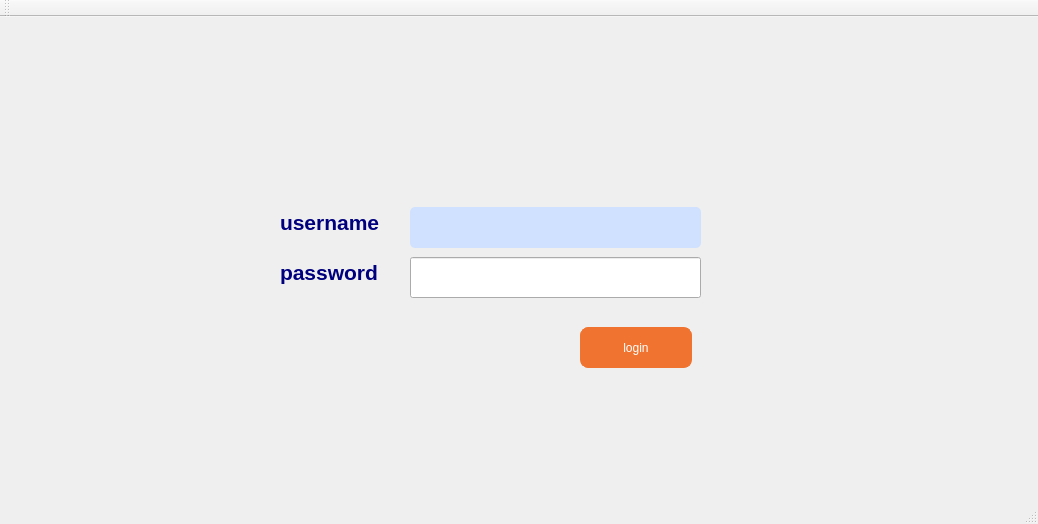
<?xml version="1.0" encoding="UTF-8"?>
<ui version="4.0">
 <class>MainWindow</class>
 <widget class="QMainWindow" name="MainWindow">
  <property name="geometry">
   <rect>
    <x>0</x>
    <y>0</y>
    <width>1038</width>
    <height>524</height>
   </rect>
  </property>
  <property name="windowTitle">
   <string>Gestion des Clients</string>
  </property>
  <widget class="QWidget" name="centralWidget">
   <widget class="QLineEdit" name="lineEdit_username">
    <property name="geometry">
     <rect>
      <x>410</x>
      <y>190</y>
      <width>291</width>
      <height>41</height>
     </rect>
    </property>
    <property name="styleSheet">
     <string notr="true">QLineEdit {
	background-color: rgb(208, 225, 255);
padding: 5px;
border-radius: 5px;


}

</string>
    </property>
   </widget>
   <widget class="QLabel" name="label">
    <property name="geometry">
     <rect>
      <x>280</x>
      <y>180</y>
      <width>111</width>
      <height>51</height>
     </rect>
    </property>
    <property name="styleSheet">
     <string notr="true">color: rgb(0, 0, 127);</string>
    </property>
    <property name="text">
     <string>&lt;html&gt;&lt;head/&gt;&lt;body&gt;&lt;p&gt;&lt;span style=&quot; font-size:16pt; font-weight:600;&quot;&gt;username&lt;/span&gt;&lt;/p&gt;&lt;/body&gt;&lt;/html&gt;</string>
    </property>
   </widget>
   <widget class="QLineEdit" name="lineEdit_mdp">
    <property name="geometry">
     <rect>
      <x>410</x>
      <y>240</y>
      <width>291</width>
      <height>41</height>
     </rect>
    </property>
    <property name="styleSheet">
     <string notr="true">QLineEdit {
	background-color: rgb(208, 225, 255);
padding: 5px;
border-radius: 5px;
 QLineEdit[readOnly=&quot;true&quot;] { color: gray }

}
</string>
    </property>
    <property name="echoMode">
     <enum>QLineEdit::Password</enum>
    </property>
   </widget>
   <widget class="QLabel" name="label_5">
    <property name="geometry">
     <rect>
      <x>280</x>
      <y>240</y>
      <width>101</width>
      <height>31</height>
     </rect>
    </property>
    <property name="maximumSize">
     <size>
      <width>101</width>
      <height>31</height>
     </size>
    </property>
    <property name="styleSheet">
     <string notr="true">color: rgb(0, 0, 127);</string>
    </property>
    <property name="text">
     <string>&lt;html&gt;&lt;head/&gt;&lt;body&gt;&lt;p&gt;&lt;span style=&quot; font-size:16pt; font-weight:600;&quot;&gt;password&lt;/span&gt;&lt;/p&gt;&lt;/body&gt;&lt;/html&gt;</string>
    </property>
   </widget>
   <widget class="QPushButton" name="pushButton_login">
    <property name="geometry">
     <rect>
      <x>580</x>
      <y>310</y>
      <width>112</width>
      <height>41</height>
     </rect>
    </property>
    <property name="styleSheet">
     <string notr="true">QPushButton {
	font: 15pt &quot;Tw Cen MT Condensed Extra Bold&quot;;

color: white;
background-color: #f0742f; 
border-width: 1px;
border-color: #f0742f;
border-style: solid;
border-radius: 8;
padding: 3px;
padding-left: 5px;
padding-right: 5px;

}

QPushButton:hover
{
color :black;
}</string>
    </property>
    <property name="text">
     <string>login</string>
    </property>
   </widget>
  </widget>
  <widget class="QMenuBar" name="menuBar">
   <property name="geometry">
    <rect>
     <x>0</x>
     <y>0</y>
     <width>1038</width>
     <height>21</height>
    </rect>
   </property>
  </widget>
  <widget class="QToolBar" name="mainToolBar">
   <attribute name="toolBarArea">
    <enum>TopToolBarArea</enum>
   </attribute>
   <attribute name="toolBarBreak">
    <bool>false</bool>
   </attribute>
  </widget>
  <widget class="QStatusBar" name="statusBar"/>
 </widget>
 <layoutdefault spacing="6" margin="11"/>
 <resources/>
 <connections/>
</ui>
